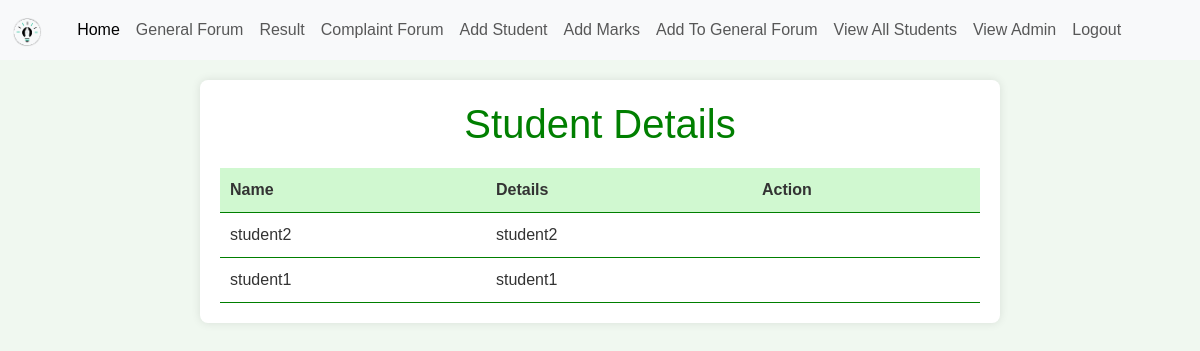
Page /view_student/ on the earlier database version.
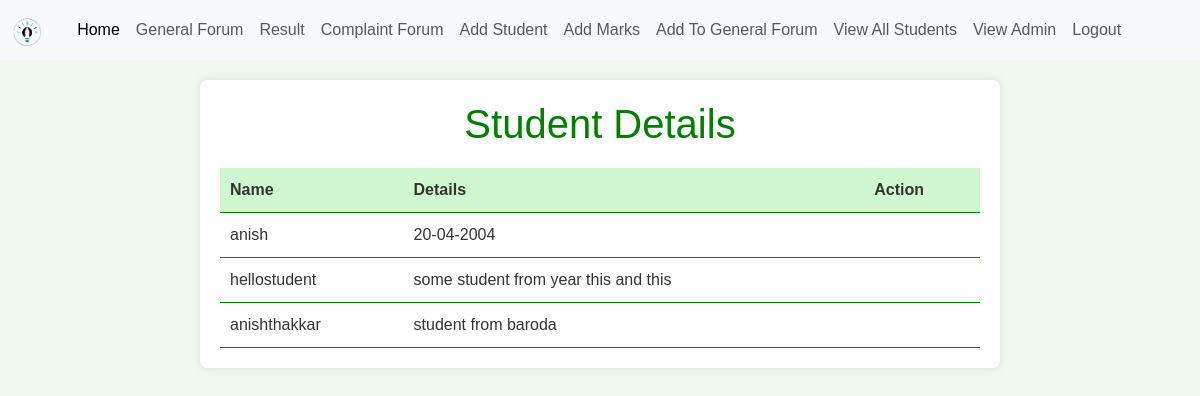
Same page on the later database version.
### deptmanagementsystem/models.py (models this page shows, shortened)
class Student(models.Model):
    name = models.CharField(max_length=20)
    batchId = models.IntegerField(null=True) #batchno(1,2) + semisternumber(1-8)
    description = models.CharField(max_length = 200)

### deptmanagementsystem/views.py (the view)
# urls.py: path('view_student/', view_student, name='view-student'),
def view_student(request):
    student_details = Student.objects.all()
    return render(request, 'view_student.html', {'students' : student_details})

### templates/view_student.html (shortened to what this page needs)
{% extends 'base.html' %}
{% block content %}
</head>
<body>
    <div class="container">
        <h1>Student Details</h1>
        <table>
            <thead>
                <tr>
                    <th>Name</th>
                    <th>Details</th>
                    <th>Action</th>
                </tr>
            </thead>
            <tbody>
                {% for item in students %}
                <tr>
                    <td>{{ item.name }}</td>
                    <td>{{ item.description }}</td>
                    <td>
                    </td>
                </tr>
                {% endfor %}
            </tbody>
        </table>
    </div>
{% endblock %}

### templates/base.html (shortened to what this page needs)
<!DOCTYPE html>
<html lang="en">
<head>
{% load static %}
<link rel="stylesheet" href="{% static 'styles.css' %}">
<link href="https://cdn.jsdelivr.net/npm/bootstrap@5.3.3/dist/css/bootstrap.min.css" rel="stylesheet">
</head>
<body>
    <nav id="navigation" class="navbar navbar-expand-lg bg-body-tertiary">
        <div class="container-fluid">
            <a class="navbar-brand" href="{% url 'home' %}">
              <img src="{% static 'logo.png' %}" alt="logo" width="30" height="30" class="d-inline-block align-text-top"> &nbsp;</a>
            <div class="collapse navbar-collapse" id="navbarNav">
            <ul class="navbar-nav">
                <li class="nav-item">
                <a class="nav-link active" aria-current="page" href="{% url 'home' %}">Home</a>
                </li>
                <li class="nav-item">
                <a class="nav-link" href="{% url 'forum-list' %}">General Forum</a>
                </li>
                <li class="nav-item">
                  <a class="nav-link" href="{% url 'view-marks' %}">Result</a>
                </li>
                {% if request.user.userType != "stud" %}
                <li class="nav-item">
                  <a class="nav-link" href="{% url 'add-complaint' %}">Complaint Forum</a>
                </li>
                <li class="nav-item">
                  <a class="nav-link" href="{% url 'add-student' %}">Add Student</a>
                </li>
                <li class="nav-item">
                  <a class="nav-link" href="{% url 'add-marks' %}">Add Marks</a>
                </li>
                <li class="nav-item">
                  <a class="nav-link" href="{% url 'add-forum' %}">Add To General Forum</a>
                </li>
                <li class="nav-item">
                  <a class="nav-link" href="{% url 'view-student' %}">View All Students</a>
                </li>
                <li class="nav-item">
                  <a class="nav-link" href="{% url 'user-list' %}">View Admin</a>
                </li>
                {% endif %}
                <li class="nav-item">
                  <a class="nav-link" href="{% url 'logout' %}">Logout</a>
                </li>
            </ul>
            </div>
        </div>
    </nav>
    {% block content %}
    {% endblock content %}
</body>
</html>

### templates/view_student.html (style rules this page uses)
body { font-family: Arial, sans-serif; background-color: #f0f8f0; color: #333; margin: 0; padding: 0; }
.container { max-width: 800px; margin: 20px auto; padding: 20px; background-color: #fff; border-radius: 8px; box-shadow: 0 0 10px rgba(0, 0, 0, 0.1); }
h1 { color: #007f00; text-align: center; }
table { width: 100%; border-collapse: collapse; margin-top: 20px; }
th, td { padding: 10px; text-align: left; border-bottom: 1px solid #007f00; }
th { background-color: #d0f8d0; }

Differences in the rows shown:
removed Student: name "student2", description "student2"
removed Student: name "student1", description "student1"
added Student: name "anish", description "20-04-2004"
added Student: name "hellostudent", description "some student from year this and this"
added Student: name "anishthakkar", description "student from baroda"
